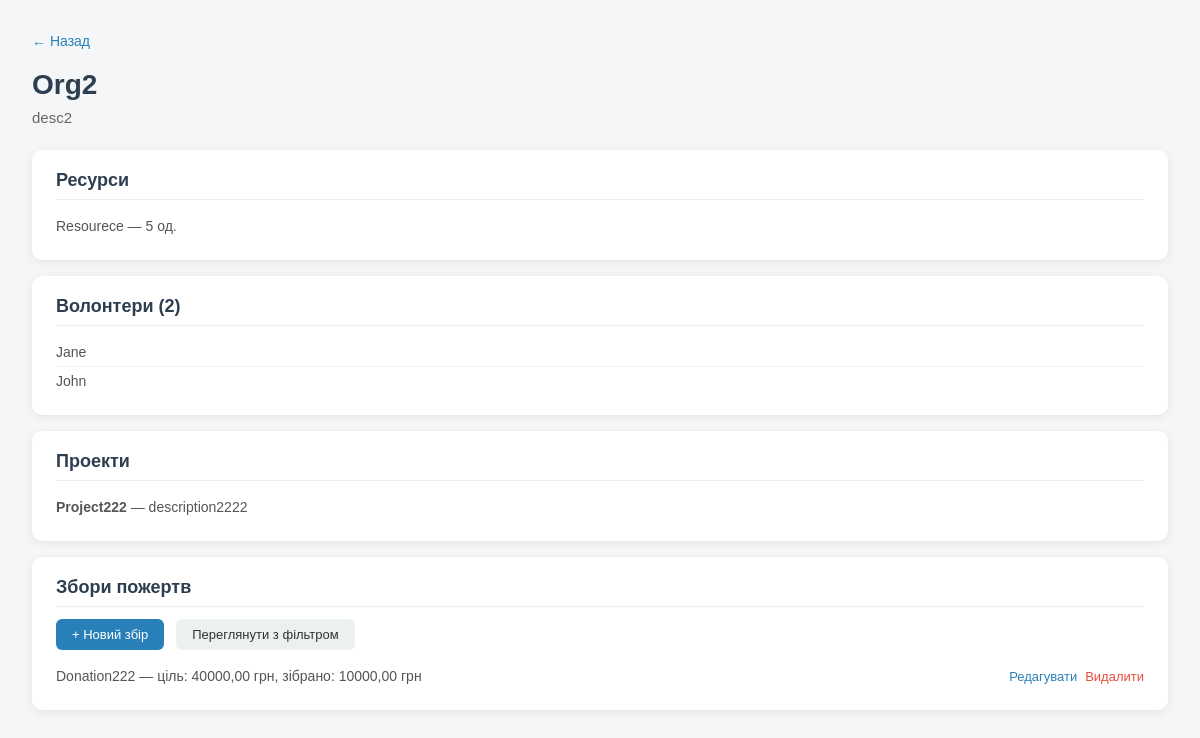
Page /2/ on the committed database.
### organizations/models.py (models this page shows, shortened)
class Organization(models.Model):
    name = models.CharField(max_length=255)
    description = models.TextField(blank=True)

class Resource(models.Model):
    organization = models.ForeignKey(Organization, on_delete=models.CASCADE, related_name='resources')
    name = models.CharField(max_length=255)
    quantity = models.PositiveIntegerField(default=0)

class Volunteer(models.Model):
    organization = models.ForeignKey(Organization, on_delete=models.CASCADE, related_name='volunteers')
    name = models.CharField(max_length=255)

class Project(models.Model):
    organization = models.ForeignKey(Organization, on_delete=models.CASCADE, related_name='projects')
    title = models.CharField(max_length=255)
    description = models.TextField(blank=True)

class Donation(models.Model):
    organization = models.ForeignKey(Organization, on_delete=models.CASCADE, related_name='donations')
    title = models.CharField(max_length=255)
    goal_amount = models.DecimalField(max_digits=10, decimal_places=2)
    collected_amount = models.DecimalField(max_digits=10, decimal_places=2, default=0)
    created_at = models.DateTimeField(auto_now_add=True)

### organizations/views.py (the view)
# urls.py: path('<int:pk>/', views.org_detail, name='org_detail'),
def org_detail(request, pk):
    org = get_object_or_404(Organization, pk=pk)
    return render(request, 'organizations/org_detail.html', {'org': org})

### organizations/templates/organizations/org_detail.html (shortened to what this page needs)
<!DOCTYPE html>
<html lang="uk">
<head>
</head>
<body>
<a class="back" href="{% url 'org_list' %}">← Назад</a>
<h1>{{ org.name }}</h1>
<p class="description">{{ org.description }}</p>
<div class="section">
    <h2>Ресурси</h2>
    <ul>
    {% for r in org.resources.all %}
        <li>{{ r.name }} — {{ r.quantity }} од.</li>
    {% empty %}
        <li class="empty-item">Немає ресурсів</li>
    {% endfor %}
    </ul>
</div>
<div class="section">
    <h2>Волонтери ({{ org.volunteers.count }})</h2>
    <ul>
    {% for v in org.volunteers.all %}
        <li>{{ v.name }}</li>
    {% empty %}
        <li class="empty-item">Немає волонтерів</li>
    {% endfor %}
    </ul>
</div>
<div class="section">
    <h2>Проекти</h2>
    <ul>
    {% for p in org.projects.all %}
        <li><strong>{{ p.title }}</strong> — {{ p.description }}</li>
    {% empty %}
        <li class="empty-item">Немає проектів</li>
    {% endfor %}
    </ul>
</div>
<div class="section">
    <h2>Збори пожертв</h2>
    <div class="actions">
        <a class="btn btn-primary" href="{% url 'donation_create' org.pk %}">+ Новий збір</a>
        <a class="btn btn-secondary" href="{% url 'donation_list' org.pk %}">Переглянути з фільтром</a>
    </div>
    <ul>
    {% for d in org.donations.all %}
        <li class="donation-item">
            <span class="donation-info">
                {{ d.title }} — ціль: {{ d.goal_amount }} грн, зібрано: {{ d.collected_amount }} грн
            </span>
            <span class="donation-links">
                <a class="link-edit" href="{% url 'donation_edit' d.pk %}">Редагувати</a>
                <a class="link-delete" href="{% url 'donation_delete' d.pk %}">Видалити</a>
            </span>
        </li>
    {% empty %}
        <li class="empty-item">Немає зборів</li>
    {% endfor %}
    </ul>
</div>
</body>
</html>

### organizations/templates/organizations/org_detail.html (style rules this page uses)
* { box-sizing: border-box; margin: 0; padding: 0; }
body { font-family: Arial, sans-serif; background: #f4f6f8; color: #333; padding: 32px; }
.back { display: inline-block; margin-bottom: 20px; color: #2980b9; text-decoration: none; font-size: 14px; }
h1 { font-size: 28px; color: #2c3e50; margin-bottom: 8px; }
.description { color: #666; margin-bottom: 24px; font-size: 15px; }
.section { background: #fff; border-radius: 10px; padding: 20px 24px; margin-bottom: 16px; box-shadow: 0 2px 8px rgba(0,0,0,0.08); }
.section h2 { font-size: 18px; color: #2c3e50; margin-bottom: 12px; border-bottom: 1px solid #eee; padding-bottom: 8px; }
ul { list-style: none; padding: 0; }
ul li { padding: 6px 0; border-bottom: 1px solid #f0f0f0; font-size: 14px; color: #555; }
ul li:last-child { border-bottom: none; }
.actions { display: flex; gap: 12px; margin-bottom: 12px; }
.btn { display: inline-block; padding: 8px 16px; border-radius: 6px; font-size: 13px; text-decoration: none; }
.btn-primary { background: #2980b9; color: #fff; }
.btn-secondary { background: #ecf0f1; color: #333; }
.donation-item { display: flex; justify-content: space-between; align-items: center; }
.donation-info { font-size: 14px; color: #555; }
.donation-links { display: flex; gap: 8px; }
.link-edit { color: #2980b9; text-decoration: none; font-size: 13px; }
.link-delete { color: #e74c3c; text-decoration: none; font-size: 13px; }

### rows in the picture
Organization: name "Org2", description "desc2", volunteers.count "2"
Resource: name "Resourece", quantity "5"
Volunteer: name "Jane"
Volunteer: name "John"
Project: title "Project222", description "description2222"
Donation: title "Donation222", goal_amount "40000,00", collected_amount "10000,00"
